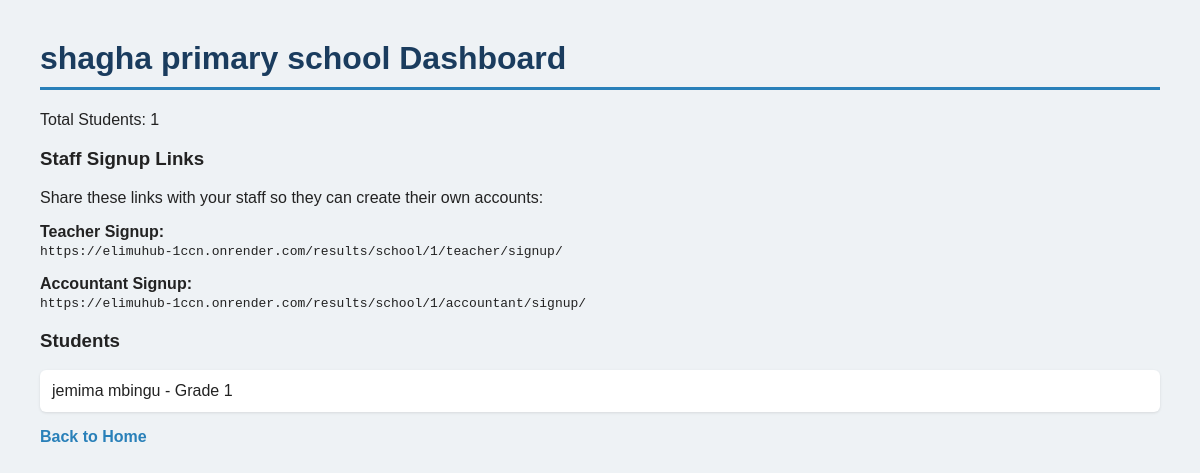
Screenshot of /results/school/dashboard/ (signed in) with the database file from the repository.
### results/models.py (models this page shows, shortened)
class School(models.Model):
    name = models.CharField(max_length=100)
    email = models.CharField(max_length=100)
    phone = models.CharField(max_length=20)
    password = models.CharField(max_length=100)

class Student(models.Model):
    school = models.ForeignKey(School, on_delete=models.CASCADE)
    added_by = models.ForeignKey(Teacher, on_delete=models.SET_NULL, null=True, blank=True)
    full_name = models.CharField(max_length=100)
    admission_number = models.CharField(max_length=20)
    grade = models.IntegerField()
    stream = models.CharField(max_length=20, blank=True)
    verification_code = models.CharField(max_length=10, blank=True)

### results/views.py (the view)
# urls.py: path('school/dashboard/', views.school_dashboard, name='school_dashboard'),
def school_dashboard(request):
    school_id = request.session.get('school_id')
    if not school_id:
        return redirect('school_login')
    school = get_object_or_404(School, id=school_id)
    students = Student.objects.filter(school=school)
    return render(request, 'results/school_dashboard.html', {'school': school, 'students': students})

### results/templates/results/school_dashboard.html (shortened to what this page needs)
<!DOCTYPE html>
<html>
<head>
    {% load static %}
    <link rel="stylesheet" href="{% static 'results/style.css' %}">
</head>
<body>
    <h1>{{ school.name }} Dashboard</h1>
    <p>Total Students: {{ students.count }}</p>
    <h3>Staff Signup Links</h3>
    <p>Share these links with your staff so they can create their own accounts:</p>
    <p><strong>Teacher Signup:</strong><br>
    <code>https://elimuhub-1ccn.onrender.com/results/school/{{ school.id }}/teacher/signup/</code></p>
    <p><strong>Accountant Signup:</strong><br>
    <code>https://elimuhub-1ccn.onrender.com/results/school/{{ school.id }}/accountant/signup/</code></p>
    <h3>Students</h3>
    <ul>
        {% for student in students %}
        <li>{{ student.full_name }} - Grade {{ student.grade }}</li>
        {% endfor %}
    </ul>
    <p><a href="/results/">Back to Home</a></p>
</body>
</html>

### results/static/results/style.css (style rules this page uses)
body { font-family: Arial, sans-serif; background-color: #eef2f5; color: #222; margin: 40px; }
h1 { color: #1a3c5e; border-bottom: 3px solid #2980b9; padding-bottom: 10px; }
a { color: #2980b9; font-weight: bold; text-decoration: none; }
ul { list-style: none; padding: 0; }
li { background: white; padding: 12px; margin-bottom: 8px; border-radius: 6px; box-shadow: 0 1px 3px rgba(0,0,0,0.1); }

### rows the page displays
School: name "shagha primary school", id "1"
Student: full_name "jemima mbingu", grade "1"

### other values shown
{{ students.count }} "1"
